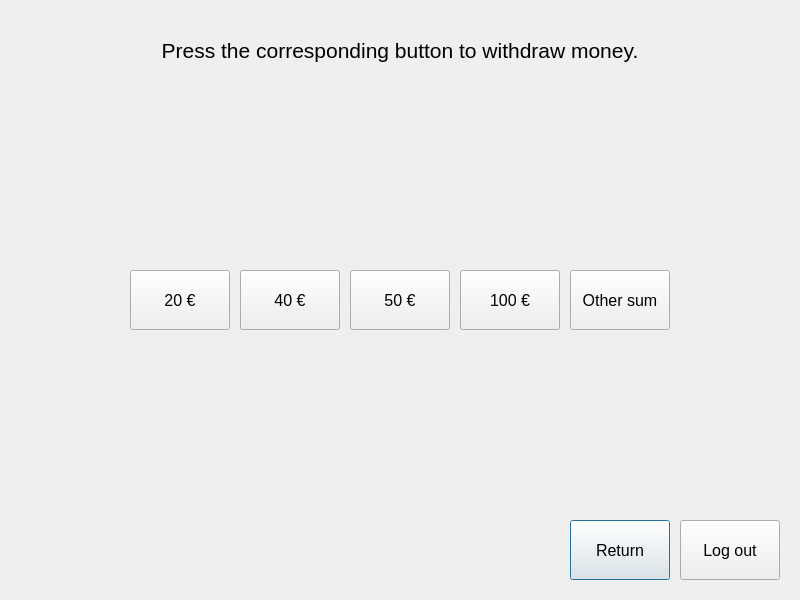
<?xml version="1.0" encoding="UTF-8"?>
<ui version="4.0">
 <class>withdrawWindow</class>
 <widget class="QDialog" name="withdrawWindow">
  <property name="geometry">
   <rect>
    <x>0</x>
    <y>0</y>
    <width>800</width>
    <height>600</height>
   </rect>
  </property>
  <property name="windowTitle">
   <string>Withdraw</string>
  </property>
  <widget class="QPushButton" name="btnReturn">
   <property name="geometry">
    <rect>
     <x>570</x>
     <y>520</y>
     <width>100</width>
     <height>60</height>
    </rect>
   </property>
   <property name="font">
    <font>
     <family>Segoe UI</family>
     <pointsize>12</pointsize>
    </font>
   </property>
   <property name="text">
    <string>Return</string>
   </property>
  </widget>
  <widget class="QPushButton" name="btnLogout">
   <property name="geometry">
    <rect>
     <x>680</x>
     <y>520</y>
     <width>100</width>
     <height>60</height>
    </rect>
   </property>
   <property name="font">
    <font>
     <family>Segoe UI</family>
     <pointsize>12</pointsize>
    </font>
   </property>
   <property name="text">
    <string>Log out</string>
   </property>
  </widget>
  <widget class="QPushButton" name="btn20">
   <property name="geometry">
    <rect>
     <x>130</x>
     <y>270</y>
     <width>100</width>
     <height>60</height>
    </rect>
   </property>
   <property name="font">
    <font>
     <family>Segoe UI</family>
     <pointsize>12</pointsize>
    </font>
   </property>
   <property name="text">
    <string>20 €</string>
   </property>
  </widget>
  <widget class="QPushButton" name="btn40">
   <property name="geometry">
    <rect>
     <x>240</x>
     <y>270</y>
     <width>100</width>
     <height>60</height>
    </rect>
   </property>
   <property name="font">
    <font>
     <family>Segoe UI</family>
     <pointsize>12</pointsize>
    </font>
   </property>
   <property name="text">
    <string>40 €</string>
   </property>
  </widget>
  <widget class="QPushButton" name="btn50">
   <property name="geometry">
    <rect>
     <x>350</x>
     <y>270</y>
     <width>100</width>
     <height>60</height>
    </rect>
   </property>
   <property name="font">
    <font>
     <family>Segoe UI</family>
     <pointsize>12</pointsize>
    </font>
   </property>
   <property name="text">
    <string>50 €</string>
   </property>
  </widget>
  <widget class="QPushButton" name="btn100">
   <property name="geometry">
    <rect>
     <x>460</x>
     <y>270</y>
     <width>100</width>
     <height>60</height>
    </rect>
   </property>
   <property name="font">
    <font>
     <family>Segoe UI</family>
     <pointsize>12</pointsize>
    </font>
   </property>
   <property name="text">
    <string>100 €</string>
   </property>
  </widget>
  <widget class="QPushButton" name="btnOtherSum">
   <property name="geometry">
    <rect>
     <x>570</x>
     <y>270</y>
     <width>100</width>
     <height>60</height>
    </rect>
   </property>
   <property name="font">
    <font>
     <family>Segoe UI</family>
     <pointsize>12</pointsize>
    </font>
   </property>
   <property name="text">
    <string>Other sum</string>
   </property>
  </widget>
  <widget class="QLabel" name="labelWithdraw">
   <property name="geometry">
    <rect>
     <x>0</x>
     <y>0</y>
     <width>800</width>
     <height>100</height>
    </rect>
   </property>
   <property name="font">
    <font>
     <pointsize>16</pointsize>
    </font>
   </property>
   <property name="text">
    <string>Press the corresponding button to withdraw money.</string>
   </property>
   <property name="alignment">
    <set>Qt::AlignCenter</set>
   </property>
  </widget>
  <widget class="QLabel" name="label_Graphic">
   <property name="geometry">
    <rect>
     <x>0</x>
     <y>0</y>
     <width>800</width>
     <height>600</height>
    </rect>
   </property>
   <property name="text">
    <string/>
   </property>
  </widget>
  <zorder>label_Graphic</zorder>
  <zorder>btnReturn</zorder>
  <zorder>btnLogout</zorder>
  <zorder>btn20</zorder>
  <zorder>btn40</zorder>
  <zorder>btn50</zorder>
  <zorder>btn100</zorder>
  <zorder>btnOtherSum</zorder>
  <zorder>labelWithdraw</zorder>
 </widget>
 <resources/>
 <connections/>
</ui>
